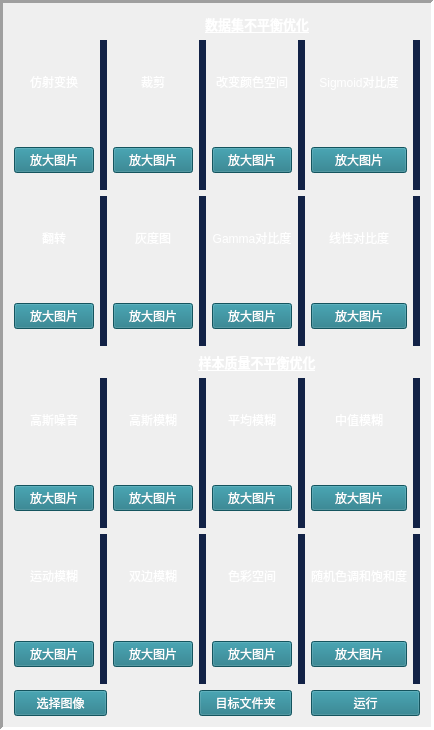
           <widget class="QFrame" name="frame_datasetadv">
            <property name="styleSheet">
             <string notr="true"/>
            </property>
            <property name="frameShape">
             <enum>QFrame::Panel</enum>
            </property>
            <property name="frameShadow">
             <enum>QFrame::Sunken</enum>
            </property>
            <property name="lineWidth">
             <number>3</number>
            </property>
            <property name="midLineWidth">
             <number>3</number>
            </property>
            <layout class="QGridLayout" name="gridLayout_3">
             <item row="2" column="0">
              <widget class="QPushButton" name="pushButton_FSBH">
               <property name="styleSheet">
                <string notr="true">color: rgb(255, 255, 255);
background-color: rgb(28, 118, 132);</string>
               </property>
               <property name="text">
                <string>放大图片</string>
               </property>
              </widget>
             </item>
             <item row="8" column="1" colspan="10">
              <widget class="QLabel" name="label_dataubl">
               <property name="maximumSize">
                <size>
                 <width>16777215</width>
                 <height>20</height>
                </size>
               </property>
               <property name="font">
                <font>
                 <pointsize>10</pointsize>
                 <weight>75</weight>
                 <bold>true</bold>
                 <underline>true</underline>
                </font>
               </property>
               <property name="styleSheet">
                <string notr="true">color: rgb(255, 255, 255);
background-color:transparent;</string>
               </property>
               <property name="text">
                <string>样本质量不平衡优化</string>
               </property>
               <property name="alignment">
                <set>Qt::AlignCenter</set>
               </property>
              </widget>
             </item>
             <item row="1" column="7" rowspan="2" colspan="2">
              <widget class="QLabel" name="label_YSKJ_S">
               <property name="minimumSize">
                <size>
                 <width>0</width>
                 <height>150</height>
                </size>
               </property>
               <property name="styleSheet">
                <string notr="true">background-color: rgb(18, 34, 70);</string>
               </property>
               <property name="text">
                <string/>
               </property>
              </widget>
             </item>
             <item row="2" column="3">
              <widget class="QPushButton" name="pushButton_CJ">
               <property name="styleSheet">
                <string notr="true">color: rgb(255, 255, 255);
background-color: rgb(28, 118, 132);</string>
               </property>
               <property name="text">
                <string>放大图片</string>
               </property>
              </widget>
             </item>
             <item row="1" column="6">
              <widget class="QLabel" name="label_YSKJ">
               <property name="maximumSize">
                <size>
                 <width>16777215</width>
                 <height>20</height>
                </size>
               </property>
               <property name="styleSheet">
                <string notr="true">color: rgb(255, 255, 255);
background-color:transparent;</string>
               </property>
               <property name="text">
                <string>改变颜色空间</string>
               </property>
               <property name="alignment">
                <set>Qt::AlignCenter</set>
               </property>
              </widget>
             </item>
             <item row="0" column="1" colspan="10">
              <widget class="QLabel" name="label_datasetubl">
               <property name="maximumSize">
                <size>
                 <width>16777215</width>
                 <height>20</height>
                </size>
               </property>
               <property name="font">
                <font>
                 <pointsize>10</pointsize>
                 <weight>75</weight>
                 <bold>true</bold>
                 <underline>true</underline>
                </font>
               </property>
               <property name="styleSheet">
                <string notr="true">color: rgb(255, 255, 255);
background-color:transparent;</string>
               </property>
               <property name="text">
                <string>数据集不平衡优化</string>
               </property>
               <property name="alignment">
                <set>Qt::AlignCenter</set>
               </property>
              </widget>
             </item>
             <item row="2" column="6">
              <widget class="QPushButton" name="pushButton_GBYSKJ">
               <property name="styleSheet">
                <string notr="true">color: rgb(255, 255, 255);
background-color: rgb(28, 118, 132);</string>
               </property>
               <property name="text">
                <string>放大图片</string>
               </property>
              </widget>
             </item>
             <item row="1" column="0">
              <widget class="QLabel" name="label_FSBH">
               <property name="maximumSize">
                <size>
                 <width>16777215</width>
                 <height>20</height>
                </size>
               </property>
               <property name="styleSheet">
                <string notr="true">color: rgb(255, 255, 255);
background-color:transparent;</string>
               </property>
               <property name="text">
                <string>仿射变换</string>
               </property>
               <property name="alignment">
                <set>Qt::AlignCenter</set>
               </property>
              </widget>
             </item>
             <item row="1" column="3">
              <widget class="QLabel" name="label_CJ">
               <property name="maximumSize">
                <size>
                 <width>16777215</width>
                 <height>20</height>
                </size>
               </property>
               <property name="styleSheet">
                <string notr="true">color: rgb(255, 255, 255);
background-color:transparent;</string>
               </property>
               <property name="text">
                <string>裁剪</string>
               </property>
               <property name="alignment">
                <set>Qt::AlignCenter</set>
               </property>
              </widget>
             </item>
             <item row="1" column="9">
              <widget class="QLabel" name="label_SIG_S_2">
               <property name="maximumSize">
                <size>
                 <width>16777215</width>
                 <height>20</height>
                </size>
               </property>
               <property name="styleSheet">
                <string notr="true">color: rgb(255, 255, 255);
background-color:transparent;</string>
               </property>
               <property name="text">
                <string>Sigmoid对比度</string>
               </property>
               <property name="alignment">
                <set>Qt::AlignCenter</set>
               </property>
              </widget>
             </item>
             <item row="2" column="9">
              <widget class="QPushButton" name="pushButton_SIG">
               <property name="styleSheet">
                <string notr="true">color: rgb(255, 255, 255);
background-color: rgb(28, 118, 132);</string>
               </property>
               <property name="text">
                <string>放大图片</string>
               </property>
              </widget>
             </item>
             <item row="1" column="10" rowspan="2" colspan="2">
              <widget class="QLabel" name="label_SIG_S">
               <property name="minimumSize">
                <size>
                 <width>0</width>
                 <height>150</height>
                </size>
               </property>
               <property name="styleSheet">
                <string notr="true">background-color: rgb(18, 34, 70);</string>
               </property>
               <property name="text">
                <string/>
               </property>
              </widget>
             </item>
             <item row="1" column="4" rowspan="2" colspan="2">
              <widget class="QLabel" name="label_CJ_S">
               <property name="minimumSize">
                <size>
                 <width>0</width>
                 <height>150</height>
                </size>
               </property>
               <property name="styleSheet">
                <string notr="true">background-color: rgb(18, 34, 70);</string>
               </property>
               <property name="text">
                <string/>
               </property>
              </widget>
             </item>
             <item row="1" column="1" rowspan="2" colspan="2">
              <widget class="QLabel" name="label_FSBH_S">
               <property name="minimumSize">
                <size>
                 <width>0</width>
                 <height>150</height>
                </size>
               </property>
               <property name="styleSheet">
                <string notr="true">background-color: rgb(18, 34, 70);</string>
               </property>
               <property name="text">
                <string/>
               </property>
              </widget>
             </item>
             <item row="6" column="0">
              <widget class="QLabel" name="label_FZ">
               <property name="maximumSize">
                <size>
                 <width>16777215</width>
                 <height>20</height>
                </size>
               </property>
               <property name="styleSheet">
                <string notr="true">color: rgb(255, 255, 255);
background-color:transparent;</string>
               </property>
               <property name="text">
                <string>翻转</string>
               </property>
               <property name="alignment">
                <set>Qt::AlignCenter</set>
               </property>
              </widget>
             </item>
             <item row="7" column="0">
              <widget class="QPushButton" name="pushButton_FZ">
               <property name="styleSheet">
                <string notr="true">color: rgb(255, 255, 255);
background-color: rgb(28, 118, 132);</string>
               </property>
               <property name="text">
                <string>放大图片</string>
               </property>
              </widget>
             </item>
             <item row="6" column="1" rowspan="2" colspan="2">
              <widget class="QLabel" name="label_FZ_S">
               <property name="minimumSize">
                <size>
                 <width>0</width>
                 <height>150</height>
                </size>
               </property>
               <property name="styleSheet">
                <string notr="true">background-color: rgb(18, 34, 70);</string>
               </property>
               <property name="text">
                <string/>
               </property>
              </widget>
             </item>
             <item row="6" column="3">
              <widget class="QLabel" name="label_HDT">
               <property name="maximumSize">
                <size>
                 <width>16777215</width>
                 <height>20</height>
                </size>
               </property>
               <property name="styleSheet">
                <string notr="true">color: rgb(255, 255, 255);
background-color:transparent;</string>
               </property>
               <property name="text">
                <string>灰度图</string>
               </property>
               <property name="alignment">
                <set>Qt::AlignCenter</set>
               </property>
              </widget>
             </item>
             <item row="7" column="3">
              <widget class="QPushButton" name="pushButton_HDT">
               <property name="styleSheet">
                <string notr="true">color: rgb(255, 255, 255);
background-color: rgb(28, 118, 132);</string>
               </property>
               <property name="text">
                <string>放大图片</string>
               </property>
              </widget>
             </item>
             <item row="6" column="4" rowspan="2" colspan="2">
              <widget class="QLabel" name="label_HDT_S">
               <property name="minimumSize">
                <size>
                 <width>0</width>
                 <height>150</height>
                </size>
               </property>
               <property name="styleSheet">
                <string notr="true">background-color: rgb(18, 34, 70);</string>
               </property>
               <property name="text">
                <string/>
               </property>
              </widget>
             </item>
             <item row="6" column="6">
              <widget class="QLabel" name="label_GAMMA">
               <property name="maximumSize">
                <size>
                 <width>16777215</width>
                 <height>20</height>
                </size>
               </property>
               <property name="styleSheet">
                <string notr="true">color: rgb(255, 255, 255);
background-color:transparent;</string>
               </property>
               <property name="text">
                <string>Gamma对比度</string>
               </property>
               <property name="alignment">
                <set>Qt::AlignCenter</set>
               </property>
              </widget>
             </item>
             <item row="7" column="6">
              <widget class="QPushButton" name="pushButton_GAMMA">
               <property name="styleSheet">
                <string notr="true">color: rgb(255, 255, 255);
background-color: rgb(28, 118, 132);</string>
               </property>
               <property name="text">
                <string>放大图片</string>
               </property>
              </widget>
             </item>
             <item row="6" column="7" rowspan="2" colspan="2">
              <widget class="QLabel" name="label_GAMMA_S">
               <property name="minimumSize">
                <size>
                 <width>0</width>
                 <height>150</height>
                </size>
               </property>
               <property name="styleSheet">
                <string notr="true">background-color: rgb(18, 34, 70);</string>
               </property>
               <property name="text">
                <string/>
               </property>
              </widget>
             </item>
             <item row="6" column="9">
              <widget class="QLabel" name="label_XXDBD">
               <property name="maximumSize">
                <size>
                 <width>16777215</width>
                 <height>20</height>
                </size>
               </property>
               <property name="styleSheet">
                <string notr="true">color: rgb(255, 255, 255);
background-color:transparent;</string>
               </property>
               <property name="text">
                <string>线性对比度</string>
               </property>
               <property name="alignment">
                <set>Qt::AlignCenter</set>
               </property>
              </widget>
             </item>
             <item row="7" column="9">
              <widget class="QPushButton" name="pushButton_XXDBD">
               <property name="styleSheet">
                <string notr="true">color: rgb(255, 255, 255);
background-color: rgb(28, 118, 132);</string>
               </property>
               <property name="text">
                <string>放大图片</string>
               </property>
              </widget>
             </item>
             <item row="6" column="10" rowspan="2" colspan="2">
              <widget class="QLabel" name="label_XXDBD_S">
               <property name="minimumSize">
                <size>
                 <width>0</width>
                 <height>150</height>
                </size>
               </property>
               <property name="styleSheet">
                <string notr="true">background-color: rgb(18, 34, 70);</string>
               </property>
               <property name="text">
                <string/>
               </property>
              </widget>
             </item>
             <item row="9" column="0">
              <widget class="QLabel" name="label_GSZY">
               <property name="maximumSize">
                <size>
                 <width>16777215</width>
                 <height>20</height>
                </size>
               </property>
               <property name="styleSheet">
                <string notr="true">color: rgb(255, 255, 255);
background-color:transparent;</string>
               </property>
               <property name="text">
                <string>高斯噪音</string>
               </property>
               <property name="alignment">
                <set>Qt::AlignCenter</set>
               </property>
              </widget>
             </item>
             <item row="10" column="0">
              <widget class="QPushButton" name="pushButton_GSZY">
               <property name="styleSheet">
                <string notr="true">color: rgb(255, 255, 255);
background-color: rgb(28, 118, 132);</string>
               </property>
               <property name="text">
                <string>放大图片</string>
               </property>
              </widget>
             </item>
             <item row="11" column="0">
              <widget class="QLabel" name="label_YDMH">
               <property name="maximumSize">
                <size>
                 <width>16777215</width>
                 <height>20</height>
                </size>
               </property>
               <property name="styleSheet">
                <string notr="true">color: rgb(255, 255, 255);
background-color:transparent;</string>
               </property>
               <property name="text">
                <string>运动模糊</string>
               </property>
               <property name="alignment">
                <set>Qt::AlignCenter</set>
               </property>
              </widget>
             </item>
             <item row="12" column="0">
              <widget class="QPushButton" name="pushButton_YDMH">
               <property name="styleSheet">
                <string notr="true">color: rgb(255, 255, 255);
background-color: rgb(28, 118, 132);</string>
               </property>
               <property name="text">
                <string>放大图片</string>
               </property>
              </widget>
             </item>
             <item row="9" column="1" rowspan="2" colspan="2">
              <widget class="QLabel" name="label_GSZY_S">
               <property name="minimumSize">
                <size>
                 <width>0</width>
                 <height>150</height>
                </size>
               </property>
               <property name="styleSheet">
                <string notr="true">background-color: rgb(18, 34, 70);</string>
               </property>
               <property name="text">
                <string/>
               </property>
              </widget>
             </item>
             <item row="9" column="3">
              <widget class="QLabel" name="label_GSMH">
               <property name="maximumSize">
                <size>
                 <width>16777215</width>
                 <height>20</height>
                </size>
               </property>
               <property name="styleSheet">
                <string notr="true">color: rgb(255, 255, 255);
background-color:transparent;</string>
               </property>
               <property name="text">
                <string>高斯模糊</string>
               </property>
               <property name="alignment">
                <set>Qt::AlignCenter</set>
               </property>
              </widget>
             </item>
             <item row="11" column="3">
              <widget class="QLabel" name="label_SBMH">
               <property name="maximumSize">
                <size>
                 <width>16777215</width>
                 <height>20</height>
                </size>
               </property>
               <property name="styleSheet">
                <string notr="true">color: rgb(255, 255, 255);
background-color:transparent;</string>
               </property>
               <property name="text">
                <string>双边模糊</string>
               </property>
               <property name="alignment">
                <set>Qt::AlignCenter</set>
               </property>
              </widget>
             </item>
             <item row="10" column="3">
              <widget class="QPushButton" name="pushButton_GSMH">
               <property name="styleSheet">
                <string notr="true">color: rgb(255, 255, 255);
background-color: rgb(28, 118, 132);</string>
               </property>
               <property name="text">
                <string>放大图片</string>
               </property>
              </widget>
             </item>
             <item row="9" column="6">
              <widget class="QLabel" name="label_PJMH">
               <property name="maximumSize">
                <size>
                 <width>16777215</width>
                 <height>20</height>
                </size>
               </property>
               <property name="styleSheet">
                <string notr="true">color: rgb(255, 255, 255);
background-color:transparent;</string>
               </property>
               <property name="text">
                <string>平均模糊</string>
               </property>
               <property name="alignment">
                <set>Qt::AlignCenter</set>
               </property>
              </widget>
             </item>
             <item row="10" column="6">
              <widget class="QPushButton" name="pushButton_PJMH">
               <property name="styleSheet">
                <string notr="true">color: rgb(255, 255, 255);
background-color: rgb(28, 118, 132);</string>
               </property>
               <property name="text">
                <string>放大图片</string>
               </property>
              </widget>
             </item>
             <item row="9" column="7" rowspan="2" colspan="2">
              <widget class="QLabel" name="label_PJMH_2">
               <property name="minimumSize">
                <size>
                 <width>0</width>
                 <height>150</height>
                </size>
               </property>
               <property name="styleSheet">
                <string notr="true">background-color: rgb(18, 34, 70);</string>
               </property>
               <property name="text">
                <string/>
               </property>
              </widget>
             </item>
             <item row="9" column="4" rowspan="2" colspan="2">
              <widget class="QLabel" name="label_GSMH_S">
               <property name="minimumSize">
                <size>
                 <width>0</width>
                 <height>150</height>
                </size>
               </property>
               <property name="styleSheet">
                <string notr="true">background-color: rgb(18, 34, 70);</string>
               </property>
               <property name="text">
                <string/>
               </property>
              </widget>
             </item>
             <item row="11" column="1" rowspan="2" colspan="2">
              <widget class="QLabel" name="label_YDMH_S">
               <property name="minimumSize">
                <size>
                 <width>0</width>
                 <height>150</height>
                </size>
               </property>
               <property name="styleSheet">
                <string notr="true">background-color: rgb(18, 34, 70);</string>
               </property>
               <property name="text">
                <string/>
               </property>
              </widget>
             </item>
             <item row="12" column="3">
              <widget class="QPushButton" name="pushButton_SBMH">
               <property name="styleSheet">
                <string notr="true">color: rgb(255, 255, 255);
background-color: rgb(28, 118, 132);</string>
               </property>
               <property name="text">
                <string>放大图片</string>
               </property>
              </widget>
             </item>
             <item row="11" column="4" rowspan="2" colspan="2">
              <widget class="QLabel" name="label_SBMH_S">
               <property name="minimumSize">
                <size>
                 <width>0</width>
                 <height>150</height>
                </size>
               </property>
               <property name="styleSheet">
                <string notr="true">background-color: rgb(18, 34, 70);</string>
               </property>
               <property name="text">
                <string/>
               </property>
              </widget>
             </item>
             <item row="11" column="6">
              <widget class="QLabel" name="label_SCKJ">
               <property name="maximumSize">
                <size>
                 <width>16777215</width>
                 <height>20</height>
                </size>
               </property>
               <property name="styleSheet">
                <string notr="true">color: rgb(255, 255, 255);
background-color:transparent;</string>
               </property>
               <property name="text">
                <string>色彩空间</string>
               </property>
               <property name="alignment">
                <set>Qt::AlignCenter</set>
               </property>
              </widget>
             </item>
             <item row="12" column="6">
              <widget class="QPushButton" name="pushButton_SCKJ">
               <property name="styleSheet">
                <string notr="true">color: rgb(255, 255, 255);
background-color: rgb(28, 118, 132);</string>
               </property>
               <property name="text">
                <string>放大图片</string>
               </property>
              </widget>
             </item>
             <item row="11" column="9">
              <widget class="QLabel" name="label_SJYS">
               <property name="maximumSize">
                <size>
                 <width>16777215</width>
                 <height>20</height>
                </size>
               </property>
               <property name="styleSheet">
                <string notr="true">color: rgb(255, 255, 255);
background-color:transparent;</string>
               </property>
               <property name="text">
                <string>&lt;html&gt;&lt;head/&gt;&lt;body&gt;&lt;p&gt;随机色调和饱和度&lt;/p&gt;&lt;/body&gt;&lt;/html&gt;</string>
               </property>
               <property name="alignment">
                <set>Qt::AlignCenter</set>
               </property>
              </widget>
             </item>
             <item row="12" column="9">
              <widget class="QPushButton" name="pushButton_SJSDBHD">
               <property name="styleSheet">
                <string notr="true">color: rgb(255, 255, 255);
background-color: rgb(28, 118, 132);</string>
               </property>
               <property name="text">
                <string>放大图片</string>
               </property>
              </widget>
             </item>
             <item row="9" column="9">
              <widget class="QLabel" name="label_ZZMH">
               <property name="maximumSize">
                <size>
                 <width>16777215</width>
                 <height>20</height>
                </size>
               </property>
               <property name="styleSheet">
                <string notr="true">color: rgb(255, 255, 255);
background-color:transparent;</string>
               </property>
               <property name="text">
                <string>中值模糊</string>
               </property>
               <property name="alignment">
                <set>Qt::AlignCenter</set>
               </property>
              </widget>
             </item>
             <item row="10" column="9">
              <widget class="QPushButton" name="pushButton_ZZMH">
               <property name="styleSheet">
                <string notr="true">color: rgb(255, 255, 255);
background-color: rgb(28, 118, 132);</string>
               </property>
               <property name="text">
                <string>放大图片</string>
               </property>
              </widget>
             </item>
             <item row="9" column="10" rowspan="2" colspan="2">
              <widget class="QLabel" name="label_ZZMH_S">
               <property name="minimumSize">
                <size>
                 <width>0</width>
                 <height>150</height>
                </size>
               </property>
               <property name="styleSheet">
                <string notr="true">background-color: rgb(18, 34, 70);</string>
               </property>
               <property name="text">
                <string/>
               </property>
              </widget>
             </item>
             <item row="11" column="10" rowspan="2" colspan="2">
              <widget class="QLabel" name="label_SJYS_S">
               <property name="minimumSize">
                <size>
                 <width>0</width>
                 <height>150</height>
                </size>
               </property>
               <property name="styleSheet">
                <string notr="true">background-color: rgb(18, 34, 70);</string>
               </property>
               <property name="text">
                <string/>
               </property>
              </widget>
             </item>
             <item row="11" column="7" rowspan="2" colspan="2">
              <widget class="QLabel" name="label_SCKJ_S">
               <property name="minimumSize">
                <size>
                 <width>0</width>
                 <height>150</height>
                </size>
               </property>
               <property name="styleSheet">
                <string notr="true">background-color: rgb(18, 34, 70);</string>
               </property>
               <property name="text">
                <string/>
               </property>
              </widget>
             </item>
             <item row="14" column="4" colspan="3">
              <widget class="QPushButton" name="pushButton_TD_dataset">
               <property name="styleSheet">
                <string notr="true">color: rgb(255, 255, 255);
background-color: rgb(28, 118, 132);</string>
               </property>
               <property name="text">
                <string>目标文件夹</string>
               </property>
              </widget>
             </item>
             <item row="14" column="0" colspan="3">
              <widget class="QPushButton" name="pushButton_SD_dataset">
               <property name="styleSheet">
                <string notr="true">color: rgb(255, 255, 255);
background-color: rgb(28, 118, 132);</string>
               </property>
               <property name="text">
                <string>选择图像</string>
               </property>
              </widget>
             </item>
             <item row="14" column="9" colspan="3">
              <widget class="QPushButton" name="pushButton_YX_dataset">
               <property name="styleSheet">
                <string notr="true">color: rgb(255, 255, 255);
background-color: rgb(28, 118, 132);</string>
               </property>
               <property name="text">
                <string>运行</string>
               </property>
              </widget>
             </item>
            </layout>
           </widget>
